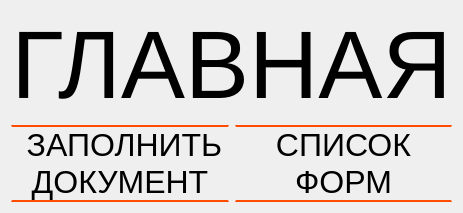
      <widget class="QWidget" name="Main_page">
       <property name="maximumSize">
        <size>
         <width>16777215</width>
         <height>16777215</height>
        </size>
       </property>
       <layout class="QVBoxLayout" name="verticalLayout_9">
        <item>
         <layout class="QVBoxLayout" name="verticalLayout">
          <item>
           <layout class="QHBoxLayout" name="horizontalLayout_5">
            <item>
             <widget class="QLabel" name="Glavnaya">
              <property name="maximumSize">
               <size>
                <width>760</width>
                <height>142</height>
               </size>
              </property>
              <property name="font">
               <font>
                <pointsize>72</pointsize>
               </font>
              </property>
              <property name="contextMenuPolicy">
               <enum>Qt::DefaultContextMenu</enum>
              </property>
              <property name="styleSheet">
               <string notr="true"/>
              </property>
              <property name="text">
               <string>ГЛАВНАЯ</string>
              </property>
              <property name="alignment">
               <set>Qt::AlignCenter</set>
              </property>
             </widget>
            </item>
           </layout>
          </item>
         </layout>
        </item>
        <item>
         <layout class="QHBoxLayout" name="horizontalLayout">
          <item>
           <widget class="QPushButton" name="Button_Zapolnit">
            <property name="maximumSize">
             <size>
              <width>270</width>
              <height>120</height>
             </size>
            </property>
            <property name="font">
             <font>
              <pointsize>24</pointsize>
             </font>
            </property>
            <property name="styleSheet">
             <string notr="true">#Button_Zapolnit{
border-top: 2px solid;
border-top-color: rgb(255, 76, 0);
border-bottom: 2px solid;
border-bottom-color: rgb(255, 76, 0);
}
#Button_Zapolnit:hover {
background: silver;
transition: 3s;
}
#Button_Zapolnit:pressed {
background: rgb(101, 101, 101);
transition: 3s;
}</string>
            </property>
            <property name="text">
             <string> ЗАПОЛНИТЬ
ДОКУМЕНТ</string>
            </property>
           </widget>
          </item>
          <item>
           <widget class="QPushButton" name="Button_Spisok">
            <property name="maximumSize">
             <size>
              <width>270</width>
              <height>120</height>
             </size>
            </property>
            <property name="font">
             <font>
              <pointsize>24</pointsize>
             </font>
            </property>
            <property name="styleSheet">
             <string notr="true">#Button_Spisok{
border-top: 2px solid;
border-top-color: rgb(255, 76, 0);
border-bottom: 2px solid;
border-bottom-color: rgb(255, 76, 0);
}
#Button_Spisok:hover {
background: silver;
transition: 3s;
}
#Button_Spisok:pressed {
background: rgb(101, 101, 101);
transition: 3s;
}</string>
            </property>
            <property name="text">
             <string>СПИСОК
ФОРМ</string>
            </property>
           </widget>
          </item>
         </layout>
        </item>
       </layout>
      </widget>
